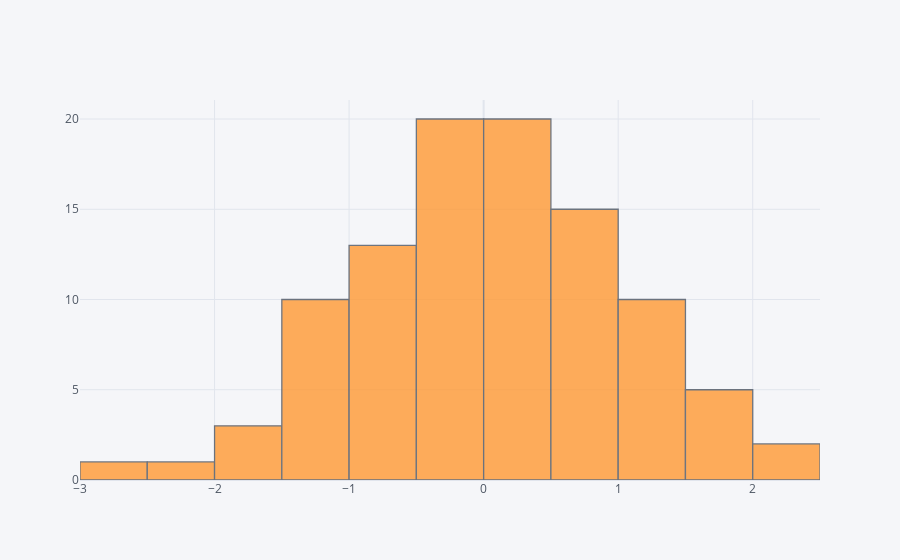

This figure's notebook cell:
### Markdown cell above
### histogram

### Code cell
df['A'].iplot(kind='hist',bins=25)

### Figure 1 — Plotly figure (JSON) as saved in the notebook; plotly's stock layout.template omitted (floating-point values rounded to 4 significant figures)
{"data": [{"histfunc": "count", "histnorm": "", "marker": {"color": "rgba(255, 153, 51, 1.0)", "line": {"color": "#4D5663", "width": 1.3}}, "name": "A", "nbinsx": 25, "opacity": 0.8, "orientation": "v", "type": "histogram", "x": [-0.9668, -0.2859, -0.9598, 1.699, 0.6679, -0.7921, 0.6678, 0.1884, 1.22, 0.3741, 0.6764, 1.049, 0.07221, -0.8792, 0.1216, -0.1036, -0.5094, 0.624, -1.245, 0.3594, 1.677, 0.1351, 0.2705, -0.712, -0.1291, 0.0832, 0.4304, 1.132, -0.9608, -0.1421, 0.9348, 1.056, -0.7528, -2.182, -1.405, 0.5862, -0.2912, -0.5509, -0.1128, 0.6888, -0.1364, 0.3277, 0.3376, 0.7981, -0.5749, 0.05732, 2.006, -0.3608, 0.125, -1.001, -1.258, 0.8727, 0.5189, 0.26, 0.9037, 0.21, 0.8012, -1.477, -0.2984, -2.944, -0.2073, -0.897, -1.562, -1.201, 0.5762, -0.3334, -0.1475, -1.922, -0.3726, -0.2962, 0.8672, 0.2137, -0.7154, 1.253, 1.184, 2.2, 1.695, -1.3, -0.4603, -0.3357, -0.002623, 1.064, 0.3267, -0.2137, -1.188, 1.434, -0.7823, 0.0821, 1.092, 1.308, -1.327, 0.6524, -0.2842, -0.06085, 0.1811, 0.2799, -1.511, 1.993, -1.212, 1.73]}], "layout": {"barmode": "overlay", "legend": {"bgcolor": "#F5F6F9", "font": {"color": "#4D5663"}}, "paper_bgcolor": "#F5F6F9", "plot_bgcolor": "#F5F6F9", "title": {"font": {"color": "#4D5663"}}, "xaxis": {"gridcolor": "#E1E5ED", "showgrid": true, "tickfont": {"color": "#4D5663"}, "title": {"font": {"color": "#4D5663"}, "text": ""}, "zerolinecolor": "#E1E5ED"}, "yaxis": {"gridcolor": "#E1E5ED", "showgrid": true, "tickfont": {"color": "#4D5663"}, "title": {"font": {"color": "#4D5663"}, "text": ""}, "zerolinecolor": "#E1E5ED"}}}
